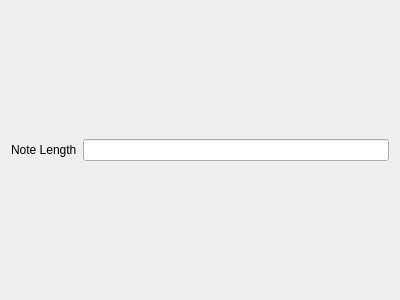
<?xml version="1.0" encoding="UTF-8"?>
<ui version="4.0">
 <class>ScoreParameters</class>
 <widget class="QWidget" name="ScoreParameters">
  <property name="geometry">
   <rect>
    <x>0</x>
    <y>0</y>
    <width>400</width>
    <height>300</height>
   </rect>
  </property>
  <property name="windowTitle">
   <string>Form</string>
  </property>
  <layout class="QGridLayout" name="gridLayout">
   <item row="0" column="0">
    <widget class="QLabel" name="label">
     <property name="text">
      <string>Note Length</string>
     </property>
    </widget>
   </item>
   <item row="0" column="1">
    <widget class="QLineEdit" name="lineEdit"/>
   </item>
  </layout>
 </widget>
 <resources/>
 <connections/>
</ui>
